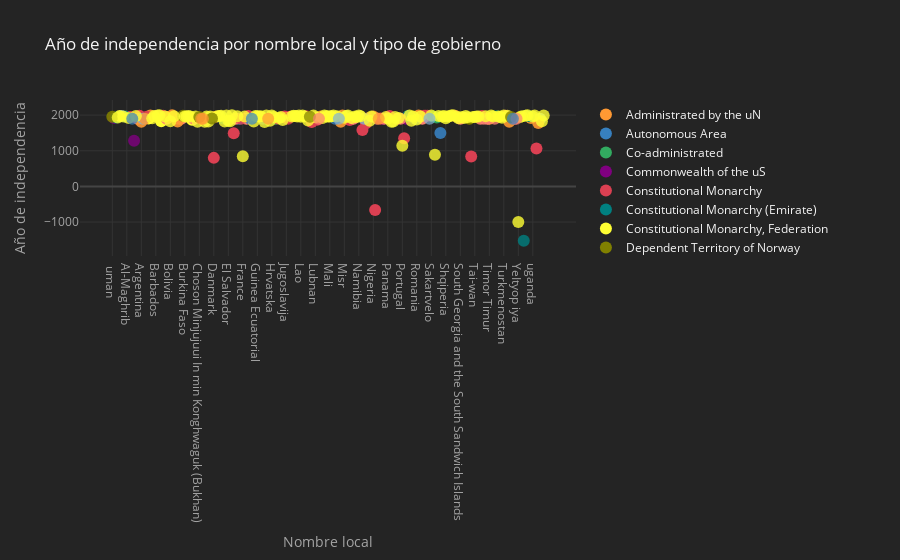

Here is the notebook cell this chart was saved with:
### Code cell
#5. Scatterplot o Mapa de dispersión 3
data3.iplot(kind='scatter', mode='markers',xTitle='Nombre local', yTitle="Año de independencia", title='Año de independencia por nombre local y tipo de gobierno')

### Figure 1 — Plotly figure (JSON) as saved in the notebook; plotly's stock layout.template omitted (floating-point values rounded to 4 significant figures; data arrays with more than 128 entries replaced by an {"elided": "..."} marker saying what was removed)
{"data": [{"line": {"color": "rgba(255, 153, 51, 1.0)", "dash": "solid", "shape": "linear", "width": 1.3}, "marker": {"size": 12, "symbol": "circle"}, "mode": "markers", "name": "Administrated by the uN", "text": "", "type": "scatter", "x": {"elided": "239 str values"}, "y": {"elided": "239 mixed values"}}, {"line": {"color": "rgba(55, 128, 191, 1.0)", "dash": "solid", "shape": "linear", "width": 1.3}, "marker": {"size": 12, "symbol": "circle"}, "mode": "markers", "name": "Autonomous Area", "text": "", "type": "scatter", "x": {"elided": "239 str values"}, "y": {"elided": "239 mixed values"}}, {"line": {"color": "rgba(50, 171, 96, 1.0)", "dash": "solid", "shape": "linear", "width": 1.3}, "marker": {"size": 12, "symbol": "circle"}, "mode": "markers", "name": "Co-administrated", "text": "", "type": "scatter", "x": {"elided": "239 str values"}, "y": {"elided": "239 mixed values"}}, {"line": {"color": "rgba(128, 0, 128, 1.0)", "dash": "solid", "shape": "linear", "width": 1.3}, "marker": {"size": 12, "symbol": "circle"}, "mode": "markers", "name": "Commonwealth of the uS", "text": "", "type": "scatter", "x": {"elided": "239 str values"}, "y": {"elided": "239 mixed values"}}, {"line": {"color": "rgba(219, 64, 82, 1.0)", "dash": "solid", "shape": "linear", "width": 1.3}, "marker": {"size": 12, "symbol": "circle"}, "mode": "markers", "name": "Constitutional Monarchy", "text": "", "type": "scatter", "x": {"elided": "239 str values"}, "y": {"elided": "239 mixed values"}}, {"line": {"color": "rgba(0, 128, 128, 1.0)", "dash": "solid", "shape": "linear", "width": 1.3}, "marker": {"size": 12, "symbol": "circle"}, "mode": "markers", "name": "Constitutional Monarchy (Emirate)", "text": "", "type": "scatter", "x": {"elided": "239 str values"}, "y": {"elided": "239 mixed values"}}, {"line": {"color": "rgba(255, 255, 51, 1.0)", "dash": "solid", "shape": "linear", "width": 1.3}, "marker": {"size": 12, "symbol": "circle"}, "mode": "markers", "name": "Constitutional Monarchy, Federation", "text": "", "type": "scatter", "x": {"elided": "239 str values"}, "y": {"elided": "239 mixed values"}}, {"line": {"color": "rgba(128, 128, 0, 1.0)", "dash": "solid", "shape": "linear", "width": 1.3}, "marker": {"size": 12, "symbol": "circle"}, "mode": "markers", "name": "Dependent Territory of Norway", "text": "", "type": "scatter", "x": {"elided": "239 str values"}, "y": {"elided": "239 mixed values"}}, {"line": {"color": "rgba(251, 128, 114, 1.0)", "dash": "solid", "shape": "linear", "width": 1.3}, "marker": {"size": 12, "symbol": "circle"}, "mode": "markers", "name": "Dependent Territory of the uK", "text": "", "type": "scatter", "x": {"elided": "239 str values"}, "y": {"elided": "239 mixed values"}}, {"line": {"color": "rgba(128, 177, 211, 1.0)", "dash": "solid", "shape": "linear", "width": 1.3}, "marker": {"size": 12, "symbol": "circle"}, "mode": "markers", "name": "Dependent Territory of the uS", "text": "", "type": "scatter", "x": {"elided": "239 str values"}, "y": {"elided": "239 mixed values"}}, {"line": {"color": "rgba(128, 177, 211, 0.8999999999999999)", "dash": "solid", "shape": "linear", "width": 1.3}, "marker": {"size": 12, "symbol": "circle"}, "mode": "markers", "name": "Emirate Federation", "text": "", "type": "scatter", "x": {"elided": "239 str values"}, "y": {"elided": "239 mixed values"}}, {"line": {"color": "rgba(255, 153, 51, 0.8999999999999999)", "dash": "solid", "shape": "linear", "width": 1.3}, "marker": {"size": 12, "symbol": "circle"}, "mode": "markers", "name": "Federal Republic", "text": "", "type": "scatter", "x": {"elided": "239 str values"}, "y": {"elided": "239 mixed values"}}, {"line": {"color": "rgba(55, 128, 191, 0.8999999999999999)", "dash": "solid", "shape": "linear", "width": 1.3}, "marker": {"size": 12, "symbol": "circle"}, "mode": "markers", "name": "Federation", "text": "", "type": "scatter", "x": {"elided": "239 str values"}, "y": {"elided": "239 mixed values"}}, {"line": {"color": "rgba(50, 171, 96, 0.8999999999999999)", "dash": "solid", "shape": "linear", "width": 1.3}, "marker": {"size": 12, "symbol": "circle"}, "mode": "markers", "name": "Independent Church State", "text": "", "type": "scatter", "x": {"elided": "239 str values"}, "y": {"elided": "239 mixed values"}}, {"line": {"color": "rgba(128, 0, 128, 0.8999999999999999)", "dash": "solid", "shape": "linear", "width": 1.3}, "marker": {"size": 12, "symbol": "circle"}, "mode": "markers", "name": "Islamic Emirate", "text": "", "type": "scatter", "x": {"elided": "239 str values"}, "y": {"elided": "239 mixed values"}}, {"line": {"color": "rgba(219, 64, 82, 0.8999999999999999)", "dash": "solid", "shape": "linear", "width": 1.3}, "marker": {"size": 12, "symbol": "circle"}, "mode": "markers", "name": "Islamic Republic", "text": "", "type": "scatter", "x": {"elided": "239 str values"}, "y": {"elided": "239 mixed values"}}, {"line": {"color": "rgba(0, 128, 128, 0.8999999999999999)", "dash": "solid", "shape": "linear", "width": 1.3}, "marker": {"size": 12, "symbol": "circle"}, "mode": "markers", "name": "Monarchy", "text": "", "type": "scatter", "x": {"elided": "239 str values"}, "y": {"elided": "239 mixed values"}}, {"line": {"color": "rgba(255, 255, 51, 0.8999999999999999)", "dash": "solid", "shape": "linear", "width": 1.3}, "marker": {"size": 12, "symbol": "circle"}, "mode": "markers", "name": "Monarchy (Emirate)", "text": "", "type": "scatter", "x": {"elided": "239 str values"}, "y": {"elided": "239 mixed values"}}, {"line": {"color": "rgba(128, 128, 0, 0.8999999999999999)", "dash": "solid", "shape": "linear", "width": 1.3}, "marker": {"size": 12, "symbol": "circle"}, "mode": "markers", "name": "Monarchy (Sultanate)", "text": "", "type": "scatter", "x": {"elided": "239 str values"}, "y": {"elided": "239 mixed values"}}, {"line": {"color": "rgba(251, 128, 114, 0.8999999999999999)", "dash": "solid", "shape": "linear", "width": 1.3}, "marker": {"size": 12, "symbol": "circle"}, "mode": "markers", "name": "Nonmetropolitan Territory of France", "text": "", "type": "scatter", "x": {"elided": "239 str values"}, "y": {"elided": "239 mixed values"}}, {"line": {"color": "rgba(251, 128, 114, 0.7999999999999998)", "dash": "solid", "shape": "linear", "width": 1.3}, "marker": {"size": 12, "symbol": "circle"}, "mode": "markers", "name": "Nonmetropolitan Territory of New Zealand", "text": "", "type": "scatter", "x": {"elided": "239 str values"}, "y": {"elided": "239 mixed values"}}, {"line": {"color": "rgba(128, 177, 211, 0.7999999999999998)", "dash": "solid", "shape": "linear", "width": 1.3}, "marker": {"size": 12, "symbol": "circle"}, "mode": "markers", "name": "Nonmetropolitan Territory of The Netherlands", "text": "", "type": "scatter", "x": {"elided": "239 str values"}, "y": {"elided": "239 mixed values"}}, {"line": {"color": "rgba(255, 153, 51, 0.7999999999999998)", "dash": "solid", "shape": "linear", "width": 1.3}, "marker": {"size": 12, "symbol": "circle"}, "mode": "markers", "name": "Occupied by Marocco", "text": "", "type": "scatter", "x": {"elided": "239 str values"}, "y": {"elided": "239 mixed values"}}, {"line": {"color": "rgba(55, 128, 191, 0.7999999999999998)", "dash": "solid", "shape": "linear", "width": 1.3}, "marker": {"size": 12, "symbol": "circle"}, "mode": "markers", "name": "Overseas Department of France", "text": "", "type": "scatter", "x": {"elided": "239 str values"}, "y": {"elided": "239 mixed values"}}, {"line": {"color": "rgba(50, 171, 96, 0.7999999999999998)", "dash": "solid", "shape": "linear", "width": 1.3}, "marker": {"size": 12, "symbol": "circle"}, "mode": "markers", "name": "Parlementary Monarchy", "text": "", "type": "scatter", "x": {"elided": "239 str values"}, "y": {"elided": "239 mixed values"}}, {"line": {"color": "rgba(128, 0, 128, 0.7999999999999998)", "dash": "solid", "shape": "linear", "width": 1.3}, "marker": {"size": 12, "symbol": "circle"}, "mode": "markers", "name": "Parliamentary Coprincipality", "text": "", "type": "scatter", "x": {"elided": "239 str values"}, "y": {"elided": "239 mixed values"}}, {"line": {"color": "rgba(219, 64, 82, 0.7999999999999998)", "dash": "solid", "shape": "linear", "width": 1.3}, "marker": {"size": 12, "symbol": "circle"}, "mode": "markers", "name": "Part of Denmark", "text": "", "type": "scatter", "x": {"elided": "239 str values"}, "y": {"elided": "239 mixed values"}}, {"line": {"color": "rgba(0, 128, 128, 0.7999999999999998)", "dash": "solid", "shape": "linear", "width": 1.3}, "marker": {"size": 12, "symbol": "circle"}, "mode": "markers", "name": "People'sRepublic", "text": "", "type": "scatter", "x": {"elided": "239 str values"}, "y": {"elided": "239 mixed values"}}, {"line": {"color": "rgba(255, 255, 51, 0.7999999999999998)", "dash": "solid", "shape": "linear", "width": 1.3}, "marker": {"size": 12, "symbol": "circle"}, "mode": "markers", "name": "Republic", "text": "", "type": "scatter", "x": {"elided": "239 str values"}, "y": {"elided": "239 mixed values"}}, {"line": {"color": "rgba(128, 128, 0, 0.7999999999999998)", "dash": "solid", "shape": "linear", "width": 1.3}, "marker": {"size": 12, "symbol": "circle"}, "mode": "markers", "name": "Socialistic Republic", "text": "", "type": "scatter", "x": {"elided": "239 str values"}, "y": {"elided": "239 mixed values"}}, {"line": {"color": "rgba(128, 128, 0, 0.7)", "dash": "solid", "shape": "linear", "width": 1.3}, "marker": {"size": 12, "symbol": "circle"}, "mode": "markers", "name": "Socialistic State", "text": "", "type": "scatter", "x": {"elided": "239 str values"}, "y": {"elided": "239 mixed values"}}, {"line": {"color": "rgba(251, 128, 114, 0.7)", "dash": "solid", "shape": "linear", "width": 1.3}, "marker": {"size": 12, "symbol": "circle"}, "mode": "markers", "name": "Special Administrative Region of China", "text": "", "type": "scatter", "x": {"elided": "239 str values"}, "y": {"elided": "239 mixed values"}}, {"line": {"color": "rgba(128, 177, 211, 0.7)", "dash": "solid", "shape": "linear", "width": 1.3}, "marker": {"size": 12, "symbol": "circle"}, "mode": "markers", "name": "Territorial Collectivity of France", "text": "", "type": "scatter", "x": {"elided": "239 str values"}, "y": {"elided": "239 mixed values"}}, {"line": {"color": "rgba(255, 153, 51, 0.7)", "dash": "solid", "shape": "linear", "width": 1.3}, "marker": {"size": 12, "symbol": "circle"}, "mode": "markers", "name": "Territory of Australia", "text": "", "type": "scatter", "x": {"elided": "239 str values"}, "y": {"elided": "239 mixed values"}}, {"line": {"color": "rgba(55, 128, 191, 0.7)", "dash": "solid", "shape": "linear", "width": 1.3}, "marker": {"size": 12, "symbol": "circle"}, "mode": "markers", "name": "uS Territory", "text": "", "type": "scatter", "x": {"elided": "239 str values"}, "y": {"elided": "239 mixed values"}}], "layout": {"legend": {"bgcolor": "#242424", "font": {"color": "#F4F4F4"}}, "paper_bgcolor": "#242424", "plot_bgcolor": "#242424", "title": {"font": {"color": "#F4F4F4"}, "text": "Año de independencia por nombre local y tipo de gobierno"}, "xaxis": {"gridcolor": "#343434", "showgrid": true, "tickfont": {"color": "#A4A4A4"}, "title": {"font": {"color": "#A4A4A4"}, "text": "Nombre local"}, "zerolinecolor": "#444444"}, "yaxis": {"gridcolor": "#343434", "showgrid": true, "tickfont": {"color": "#A4A4A4"}, "title": {"font": {"color": "#A4A4A4"}, "text": "Año de independencia"}, "zerolinecolor": "#444444"}}}
